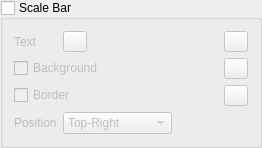
            <widget class="QgsCollapsibleGroupBox" name="groupScaleBar">
             <property name="title">
              <string>Scale Bar</string>
             </property>
             <property name="checkable">
              <bool>true</bool>
             </property>
             <property name="checked">
              <bool>false</bool>
             </property>
             <layout class="QVBoxLayout" name="verticalLayout_5">
              <item>
               <layout class="QGridLayout" name="gridLayout_8">
                <item row="2" column="0" colspan="3">
                 <widget class="QCheckBox" name="cbScaleBarFrame">
                  <property name="text">
                   <string>Border</string>
                  </property>
                 </widget>
                </item>
                <item row="3" column="1">
                 <widget class="QComboBox" name="cboPosScaleBar">
                  <property name="currentIndex">
                   <number>1</number>
                  </property>
                  <item>
                   <property name="text">
                    <string>Top-Left</string>
                   </property>
                  </item>
                  <item>
                   <property name="text">
                    <string>Top-Right</string>
                   </property>
                  </item>
                  <item>
                   <property name="text">
                    <string>Bottom-Left</string>
                   </property>
                  </item>
                  <item>
                   <property name="text">
                    <string>Bottom-Right</string>
                   </property>
                  </item>
                  <item>
                   <property name="text">
                    <string>Top-Center</string>
                   </property>
                  </item>
                  <item>
                   <property name="text">
                    <string>Bottom-Center</string>
                   </property>
                  </item>
                 </widget>
                </item>
                <item row="1" column="0" colspan="3">
                 <widget class="QCheckBox" name="cbScaleBarBackground">
                  <property name="text">
                   <string>Background</string>
                  </property>
                 </widget>
                </item>
                <item row="1" column="3">
                 <widget class="QgsColorButton" name="colorScaleBarBackground">
                  <property name="minimumSize">
                   <size>
                    <width>24</width>
                    <height>21</height>
                   </size>
                  </property>
                  <property name="color">
                   <color>
                    <red>255</red>
                    <green>255</green>
                    <blue>255</blue>
                   </color>
                  </property>
                  <property name="defaultColor">
                   <color>
                    <red>255</red>
                    <green>255</green>
                    <blue>255</blue>
                   </color>
                  </property>
                 </widget>
                </item>
                <item row="3" column="0">
                 <widget class="QLabel" name="label_24">
                  <property name="text">
                   <string>Position</string>
                  </property>
                 </widget>
                </item>
                <item row="2" column="3">
                 <widget class="QgsColorButton" name="colorScaleBarFrame">
                  <property name="minimumSize">
                   <size>
                    <width>24</width>
                    <height>21</height>
                   </size>
                  </property>
                  <property name="color">
                   <color>
                    <red>0</red>
                    <green>0</green>
                    <blue>0</blue>
                   </color>
                  </property>
                  <property name="defaultColor">
                   <color>
                    <red>0</red>
                    <green>0</green>
                    <blue>0</blue>
                   </color>
                  </property>
                 </widget>
                </item>
                <item row="0" column="0">
                 <widget class="QLabel" name="label_8">
                  <property name="text">
                   <string>Text</string>
                  </property>
                 </widget>
                </item>
                <item row="0" column="1">
                 <widget class="QgsFontButton" name="fbtnScaleBar">
                  <property name="minimumSize">
                   <size>
                    <width>0</width>
                    <height>21</height>
                   </size>
                  </property>
                  <property name="mode">
                   <enum>QgsFontButton::ModeQFont</enum>
                  </property>
                 </widget>
                </item>
                <item row="0" column="3">
                 <widget class="QgsColorButton" name="colorScaleBarText">
                  <property name="minimumSize">
                   <size>
                    <width>24</width>
                    <height>21</height>
                   </size>
                  </property>
                  <property name="color">
                   <color>
                    <red>0</red>
                    <green>0</green>
                    <blue>0</blue>
                   </color>
                  </property>
                  <property name="defaultColor">
                   <color>
                    <red>0</red>
                    <green>0</green>
                    <blue>0</blue>
                   </color>
                  </property>
                 </widget>
                </item>
                <item row="0" column="2">
                 <spacer name="horizontalSpacer_10">
                  <property name="orientation">
                   <enum>Qt::Horizontal</enum>
                  </property>
                  <property name="sizeHint" stdset="0">
                   <size>
                    <width>40</width>
                    <height>20</height>
                   </size>
                  </property>
                 </spacer>
                </item>
               </layout>
              </item>
             </layout>
            </widget>
